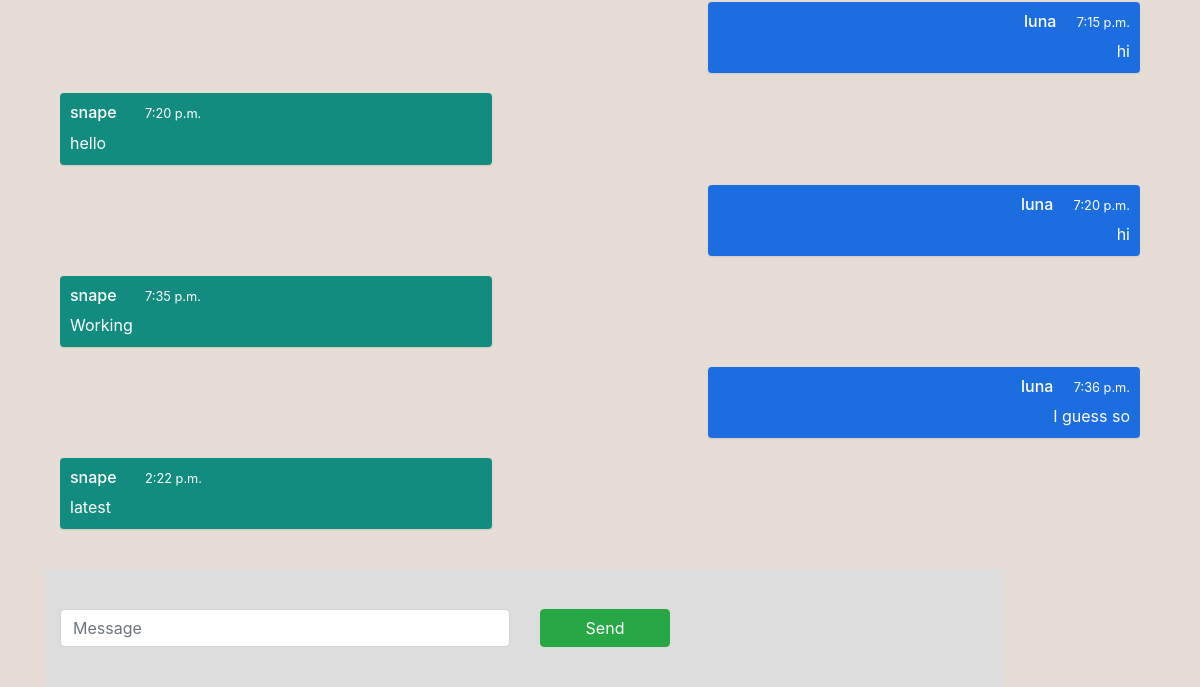
Page /chat/snape/ (signed in, lower part) on the earlier database version.
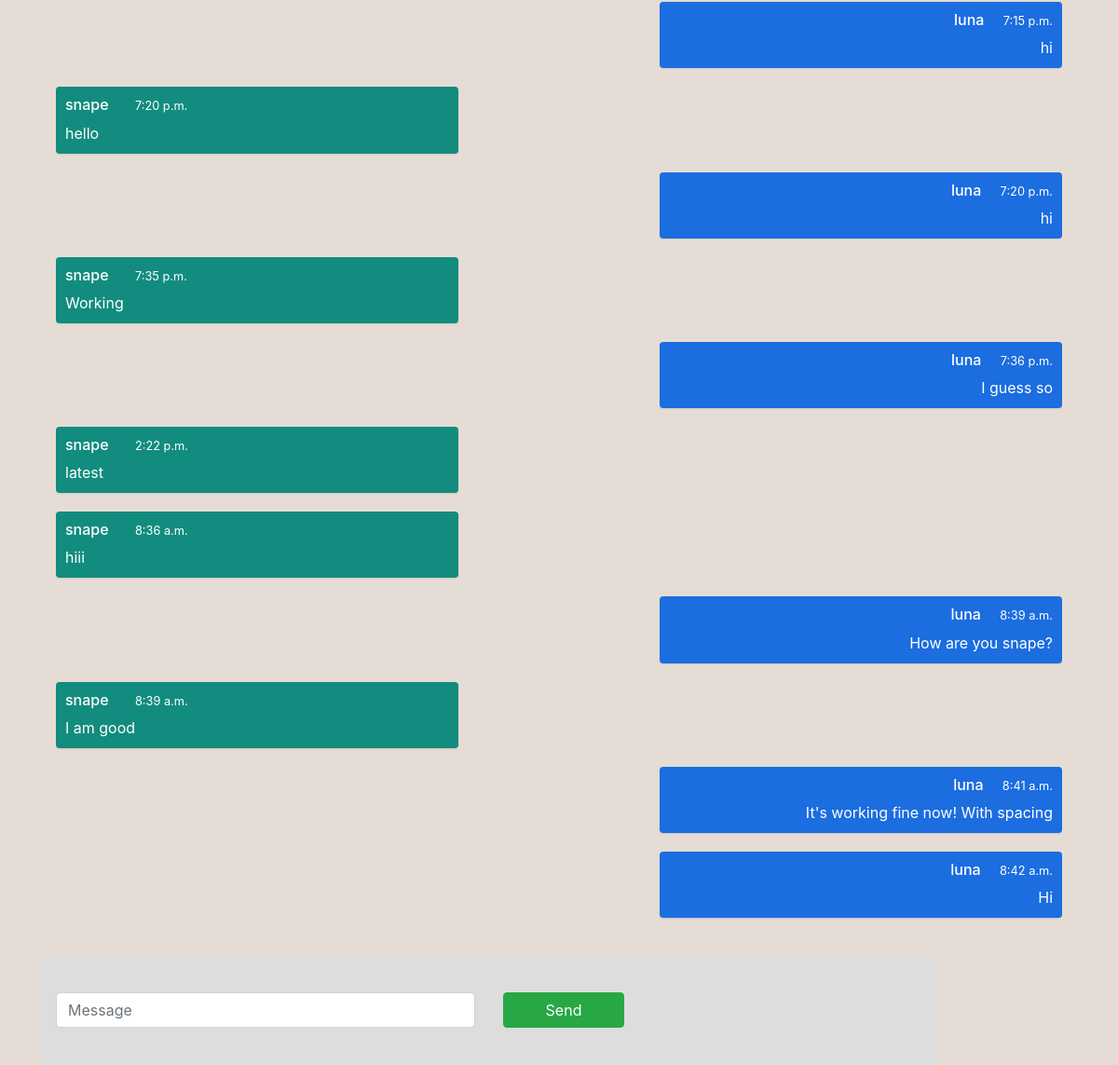
Same page on the later database version.
### chat/models.py (models this page shows, shortened)
class Message(models.Model):
	text = models.TextField(max_length=200, blank=True)
	fromUser = models.ForeignKey(User,on_delete=models.CASCADE,blank=False,null=False)
	toGroup = models.ForeignKey(ChatGroup,on_delete=models.CASCADE,blank=False,null=False)
	timestamp = models.DateTimeField(auto_now_add=True, blank=False)

### chat/views.py (the view)
# urls.py: path('<str:user2>/', views.room, name='room'),
def room(request, user2):
	room_name = checkGroup(request.user.username, user2)
	group = ChatGroup.objects.get(groupname=room_name)
	groupmsgs = Message.objects.filter(toGroup = group).order_by('timestamp')
	print(room_name)
	return render(request, 'chat/chatroom.html', {
		'room_name':room_name,
        'groupmsgs':groupmsgs,
        'user2':user2
    })

### chat/views.py (called while the page is built)
def checkGroup(user1,user2):
	print(user1,user2)
	user1 = User.objects.get(username=user1)
	user2 = User.objects.get(username=user2)
	if ChatGroup.objects.filter(user1=user1, user2=user2).count()==0 and ChatGroup.objects.filter(user1=user2, user2=user1).count()==0:
		x = ''.join(random.choices(string.ascii_letters + string.digits, k=5))
		g = ChatGroup(groupname=x, user1=user1, user2=user2)
		g.save()
		return x
	else:
		if ChatGroup.objects.filter(user1=user1, user2=user2).count()!=0:
			return ChatGroup.objects.get(user1=user1, user2=user2).groupname
		else:
			return ChatGroup.objects.get(user1=user2, user2=user1).groupname

### chat/templates/chat/chatroom.html (shortened to what this page needs)
{% extends 'users/base.html' %}
{% load static %}
{% block content %}
<div class="main">
  <div class="container ">
    <div class="chat-log" id="conversation">
      {% for msg in groupmsgs %}
        {% if msg.fromUser == request.user %}
      <div class="chat-log__item chat-log__item--own">
        <h6>{{ request.user.username }} <small class="ml-3">{{ msg.timestamp|date:"g:i a" }}</small></h6>
        <div class="chat-log__message">{{ msg.text }}</div>
      </div>
      {% else %}
      <div class="chat-log__item">
        <h6 >{{ msg.fromUser.username }} <small class="ml-4">{{ msg.timestamp|date:"g:i a" }}</small></h6>
        <div class="chat-log__message">{{ msg.text }}</div>
      </div>
      {% endif %}
      {% endfor %}
    </div>
  </div>
  <br>
  <div class="chat-form">
    <div class="container ">
        <div class="row">
          <div class="col-sm-6 col-xs-6">
            <input type="text" class="form-control" id="input" placeholder="Message" />
          </div>
          <div class="col-sm-2 col-xs-4">
            <button type="button" id="submit" class="btn btn-success btn-block">Send</button>
          </div>
        </div>
    </div>
  </div>
</div>
{% endblock content %}

Differences in the rows shown:
added Message: fromUser.username "snape", timestamp "8:36 a.m.", text "hiii"
added Message: {{ request.user.username }} "luna", timestamp "8:39 a.m.", text "How are you snape?"
added Message: fromUser.username "snape", timestamp "8:39 a.m.", text "I am good"
added Message: {{ request.user.username }} "luna", timestamp "8:41 a.m.", text "It's working fine now! With spacing"
added Message: {{ request.user.username }} "luna", timestamp "8:42 a.m.", text "Hi"
